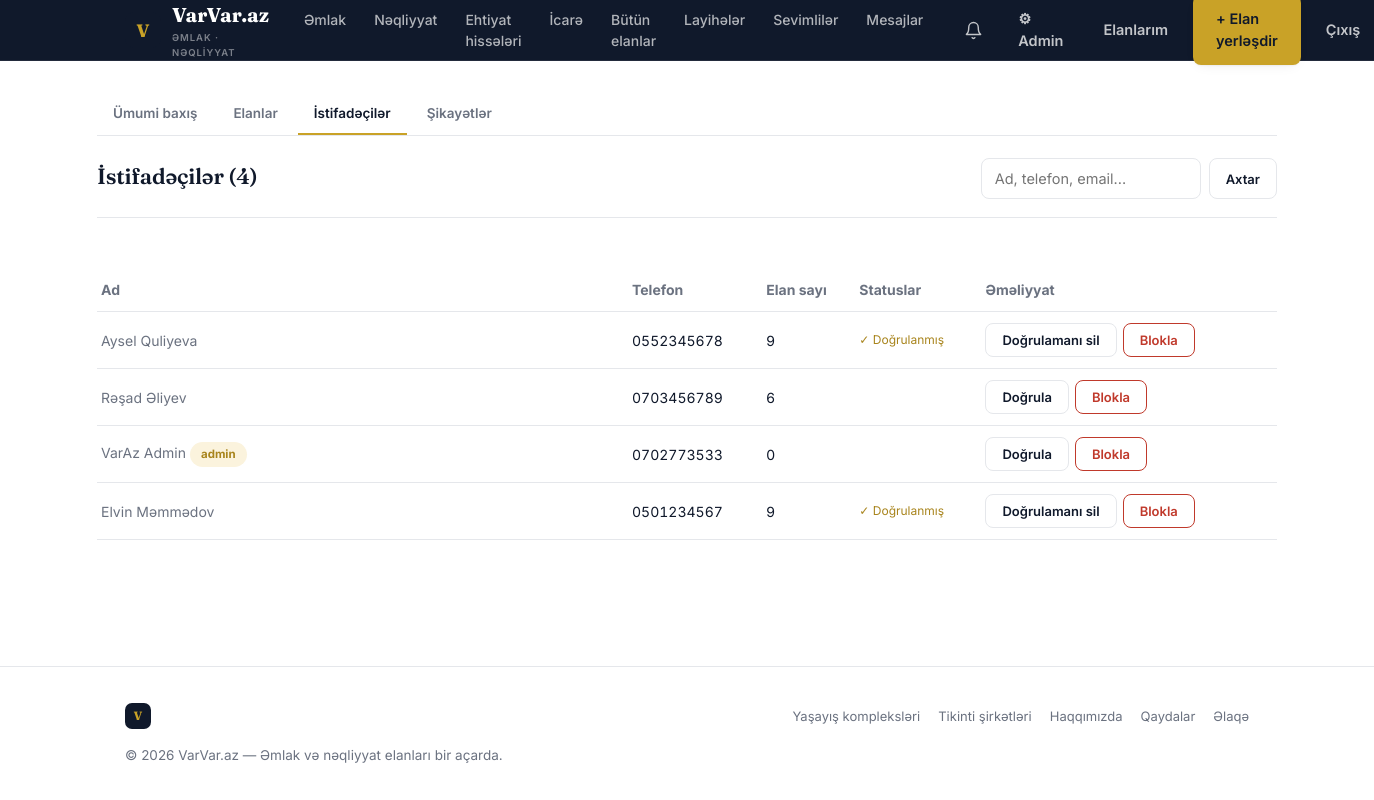
/admin/istifadeciler (signed in), run on the app's committed database.
### tables this page shows
CREATE TABLE users (
    id INTEGER PRIMARY KEY AUTOINCREMENT,
    full_name TEXT NOT NULL,
    phone TEXT NOT NULL UNIQUE,
    email TEXT UNIQUE,
    password_hash TEXT NOT NULL,
    is_verified INTEGER NOT NULL DEFAULT 0,
    is_admin INTEGER NOT NULL DEFAULT 0,
    is_phone_verified INTEGER NOT NULL DEFAULT 0,
    is_banned INTEGER NOT NULL DEFAULT 0,
    created_at TEXT NOT NULL DEFAULT (datetime('now'))
);

### app.py (the view)
@app.route("/admin/istifadeciler")
@admin_required
def admin_users():
    db = get_db()
    q = request.args.get("q", "").strip()
    where = ""
    params = []
    if q:
        where = "WHERE full_name LIKE ? OR phone LIKE ? OR email LIKE ?"
        params = [f"%{q}%", f"%{q}%", f"%{q}%"]
    rows = db.execute(
        f"""SELECT u.*, (SELECT COUNT(*) FROM listings WHERE user_id=u.id) AS listing_count
            FROM users u {where} ORDER BY u.created_at DESC LIMIT 200""",
        params,
    ).fetchall()
    return render_template("admin/users.html", rows=rows, q=q)

### app.py (called while the page is built)
def get_db():
    if "db" not in g:
        g.db = sqlite3.connect(DB_PATH)
        g.db.row_factory = sqlite3.Row
        g.db.execute("PRAGMA foreign_keys = ON")
    return g.db

def current_user():
    if "user_id" not in session:
        return None
    if "_user_cache" not in g:
        db = get_db()
        g._user_cache = db.execute(
            "SELECT * FROM users WHERE id = ?", (session["user_id"],)
        ).fetchone()
    return g._user_cache

def admin_required(view):
    @wraps(view)
    def wrapped(*args, **kwargs):
        user = current_user()
        if user is None:
            return redirect(url_for("login", next=request.path))
        if not user["is_admin"]:
            abort(403)
        return view(*args, **kwargs)
    return wrapped

def unread_message_count(user_id):
    db = get_db()
    row = db.execute(
        """SELECT COUNT(*) AS cnt FROM messages m
           JOIN conversations c ON c.id = m.conversation_id
           WHERE (c.buyer_id = ? OR c.seller_id = ?) AND m.sender_id != ? AND m.is_read = 0""",
        (user_id, user_id, user_id),
    ).fetchone()
    return row["cnt"]

def unread_notification_count(user_id):
    db = get_db()
    row = db.execute(
        "SELECT COUNT(*) AS cnt FROM notifications WHERE user_id=? AND is_read=0", (user_id,)
    ).fetchone()
    return row["cnt"]

### translations.py (called while the page is built)
def get_translator(lang):
    lang = lang if lang in TRANSLATIONS else "az"
    table = TRANSLATIONS[lang]
    az_table = TRANSLATIONS["az"]
    def t(key, default=None):
        return table.get(key, az_table.get(key, default if default is not None else key))
    return t

### templates/admin/users.html (shortened to what this page needs)
{% extends "base.html" %}
{% block content %}
<div class="wrap" style="padding:32px 0 70px;">
  <div class="admin-nav">
    <a href="{{ url_for('admin_dashboard') }}">Ümumi baxış</a>
    <a href="{{ url_for('admin_listings') }}">Elanlar</a>
    <a href="{{ url_for('admin_users') }}" class="active">İstifadəçilər</a>
    <a href="{{ url_for('admin_reports') }}">Şikayətlər</a>
  </div>
  <div class="section-head" style="margin-top:22px;">
    <h1 style="font-size:22px;margin:0;">İstifadəçilər ({{ rows|length }})</h1>
    <form method="get" style="display:flex;gap:8px;">
      <input type="text" name="q" value="{{ q }}" placeholder="Ad, telefon, email..." style="width:220px;">
      <button type="submit" class="btn btn-outline btn-sm">Axtar</button>
    </form>
  </div>
  <div style="overflow-x:auto;">
  <table class="spec-table">
    <tr style="font-weight:700;font-size:12.5px;color:var(--ink-soft);">
      <td>Ad</td><td>Telefon</td><td>Elan sayı</td><td>Statuslar</td><td>Əməliyyat</td>
    </tr>
    {% for u in rows %}
    <tr>
      <td>{{ u['full_name'] }}{% if u['is_admin'] %} <span class="badge">admin</span>{% endif %}</td>
      <td class="mono">{{ u['phone'] }}</td>
      <td>{{ u['listing_count'] }}</td>
      <td style="font-size:12px;">
        {% if u['is_verified'] %}<span style="color:var(--gold-deep);">✓ Doğrulanmış</span>{% endif %}
      </td>
      <td style="display:flex;gap:6px;flex-wrap:wrap;">
        <form method="post" action="{{ url_for('admin_toggle_verified', user_id=u['id']) }}">
          <button type="submit" class="btn btn-outline btn-sm">{{ 'Doğrulamanı sil' if u['is_verified'] else 'Doğrula' }}</button>
        </form>
        <form method="post" action="{{ url_for('admin_toggle_ban', user_id=u['id']) }}" onsubmit="return confirm('Əminsiniz?');">
          <button type="submit" class="btn btn-danger btn-sm">{{ 'Blokdan çıxar' if u['is_banned'] else 'Blokla' }}</button>
        </form>
      </td>
    </tr>
    {% endfor %}
  </table>
  </div>
</div>
{% endblock %}

### static/css/style.css (style rules this page uses)
:root { --bg: #FFFFFF; --surface: #FFFFFF; --surface-alt: #F7F8FA; --navy: #10192B; --navy-soft: #1C2A44; --ink: #10192B; --ink-soft: #6B7280; --gold: #C9A227; --gold-deep: #A8841C; --gold-soft: #FBF3DD; --line: #E5E7EB; --danger: #C0392B; --radius: 12px; --radius-sm: 8px; --shadow: 0 1px 2px rgba(16,25,43,0.05), 0 4px 14px -6px rgba(16,25,43,0.10); --shadow-lift: 0 8px 20px -6px rgba(16,25,43,0.16), 0 2px 6px rgba(16,25,43,0.06); --city-accent: #5B4FE9; --city-accent-deep: #4636D0; --city-accent2: #FF6B4A; --city-ink: #131320; --city-radius: 18px; --city-shadow-lift: 0 6px 16px rgba(19,19,32,0.08), 0 28px 56px -20px rgba(91,79,233,0.32); }
* { box-sizing: border-box; }
html { scroll-behavior: smooth; }
body { margin: 0; background: var(--bg); color: var(--ink); font-family: 'Inter', system-ui, sans-serif; font-size: 16px; line-height: 1.5; -webkit-font-smoothing: antialiased; }
h1, h2, h3, .display { font-family: 'Fraunces', Georgia, serif; font-weight: 600; letter-spacing: -0.01em; margin: 0 0 .4em; color: var(--ink); }
a { color: inherit; text-decoration: none; }
.mono { font-variant-numeric: tabular-nums; font-feature-settings: "tnum" 1; }
.wrap { max-width: 1180px; margin: 0 auto; padding: 0 28px; }
.btn { display: inline-flex; align-items: center; justify-content: center; gap: 8px; padding: 12px 22px; border-radius: var(--radius-sm); font-weight: 600; font-size: 14.5px; border: 1px solid transparent; cursor: pointer; transition: transform .1s ease, background .15s ease, box-shadow .15s ease; font-family: 'Inter', sans-serif; }
.btn-outline { background: transparent; border-color: var(--line); color: var(--ink); }
.btn-danger { background: transparent; border-color: var(--danger); color: var(--danger); }
.btn-sm { padding: 8px 16px; font-size: 13px; }
input, select, textarea { width: 100%; padding: 11px 13px; border: 1.5px solid var(--line); border-radius: var(--radius-sm); background: #fff; font-family: inherit; font-size: 14.5px; color: var(--ink); }
.section-head { display: flex; justify-content: space-between; align-items: baseline; margin-bottom: 28px; border-bottom: 1px solid var(--line); padding-bottom: 18px; }
.spec-table { width: 100%; border-collapse: collapse; margin-top: 22px; }
.spec-table tr { border-bottom: 1px solid var(--line); }
.spec-table td { padding: 11px 4px; font-size: 14px; }
.spec-table td:first-child { color: var(--ink-soft); width: 45%; }
.spec-table td:last-child { font-weight: 700; }
.badge { display: inline-block; padding: 4px 11px; border-radius: 999px; font-size: 11.5px; font-weight: 700; background: var(--gold-soft); color: var(--gold-deep); }
.admin-nav { display: flex; gap: 4px; border-bottom: 1px solid var(--line); flex-wrap: wrap; }
.admin-nav a { padding: 10px 16px; font-size: 13.5px; font-weight: 600; color: var(--ink-soft); border-bottom: 2px solid transparent; }
.admin-nav a.active { color: var(--navy); border-bottom-color: var(--gold); }

### data on the page
users: full_name "Aysel Quliyeva", phone "0552345678", listing_count "9", shows "✓ Doğrulanmış", is_verified "Doğrulamanı sil", is_banned "Blokla"
users: full_name "Rəşad Əliyev", phone "0703456789", listing_count "6", is_verified "Doğrula", is_banned "Blokla"
users: full_name "VarAz Admin", is_admin "admin", phone "0702773533", listing_count "0", is_verified "Doğrula", is_banned "Blokla"
users: full_name "Elvin Məmmədov", phone "0501234567", listing_count "9", shows "✓ Doğrulanmış", is_verified "Doğrulamanı sil", is_banned "Blokla"

### other printed values
{{ t('tagline') }} "ƏMLAK · NƏQLİYYAT"
{{ t('nav.emlak') }} "Əmlak"
{{ t('nav.neqliyyat') }} "Nəqliyyat"
{{ t('nav.butun_elanlar') }} "Bütün elanlar"
{{ t('nav.layiheler') }} "Layihələr"
{{ t('nav.sevimliler') }} "Sevimlilər"
{{ t('nav.mesajlar') }} "Mesajlar"
{{ t('nav.elanlarim') }} "Elanlarım"
{{ t('nav.elan_yerlesdir') }} "+ Elan yerləşdir"
{{ t('nav.cixis') }} "Çıxış"
{{ rows|length }} "4"
{{ t('projects.heading') }} "Yaşayış kompleksləri"
{{ t('nav.sirketler') }} "Tikinti şirkətləri"
{{ t('nav.haqqimizda') }} "Haqqımızda"
{{ t('nav.qaydalar') }} "Qaydalar"
